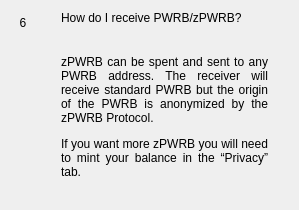
                  <widget class="QWidget" name="widgetFaq6" native="true">
                   <layout class="QHBoxLayout" name="horizontalpage_6" stretch="0,1">
                    <item alignment="Qt::AlignTop">
                     <widget class="QLabel" name="labelNumber6">
                      <property name="minimumSize">
                       <size>
                        <width>24</width>
                        <height>24</height>
                       </size>
                      </property>
                      <property name="maximumSize">
                       <size>
                        <width>16777215</width>
                        <height>24</height>
                       </size>
                      </property>
                      <property name="text">
                       <string>6</string>
                      </property>
                      <property name="alignment">
                       <set>Qt::AlignCenter</set>
                      </property>
                     </widget>
                    </item>
                    <item>
                     <layout class="QVBoxLayout" name="verticalLayoutpage_6">
                      <property name="spacing">
                       <number>0</number>
                      </property>
                      <property name="leftMargin">
                       <number>20</number>
                      </property>
                      <property name="rightMargin">
                       <number>20</number>
                      </property>
                      <item>
                       <widget class="QLabel" name="labelSubtitle6">
                        <property name="text">
                         <string>How do I receive PWRB/zPWRB?</string>
                        </property>
                        <property name="wordWrap">
                         <bool>true</bool>
                        </property>
                       </widget>
                      </item>
                      <item>
                       <spacer name="verticalSpacer_60">
                        <property name="orientation">
                         <enum>Qt::Vertical</enum>
                        </property>
                        <property name="sizeType">
                         <enum>QSizePolicy::Fixed</enum>
                        </property>
                        <property name="sizeHint" stdset="0">
                         <size>
                          <width>20</width>
                          <height>30</height>
                         </size>
                        </property>
                       </spacer>
                      </item>
                      <item>
                       <widget class="QLabel" name="labelContent6">
                        <property name="text">
                         <string>
                           &lt;html&gt;&lt;head/&gt;&lt;body&gt;&lt;p align=&quot;justify&quot;&gt;
                           zPWRB can be spent and sent to any PWRB address. The receiver will
                           receive standard PWRB but the origin of the PWRB is anonymized by the zPWRB Protocol.
                           &lt;/p&gt;&lt;p align=&quot;justify&quot;&gt;
                           If you want more zPWRB you will need to mint your balance in the “Privacy” tab.
                           &lt;/p&gt;&lt;/body&gt;&lt;/html&gt;
                         </string>
                        </property>
                        <property name="alignment">
                         <set>Qt::AlignLeading|Qt::AlignLeft|Qt::AlignTop</set>
                        </property>
                        <property name="wordWrap">
                         <bool>true</bool>
                        </property>
                       </widget>
                      </item>
                      <item>
                       <spacer name="verticalSpacer_61">
                        <property name="orientation">
                         <enum>Qt::Vertical</enum>
                        </property>
                        <property name="sizeHint" stdset="0">
                         <size>
                          <width>20</width>
                          <height>20</height>
                         </size>
                        </property>
                       </spacer>
                      </item>
                     </layout>
                    </item>
                   </layout>
                  </widget>
